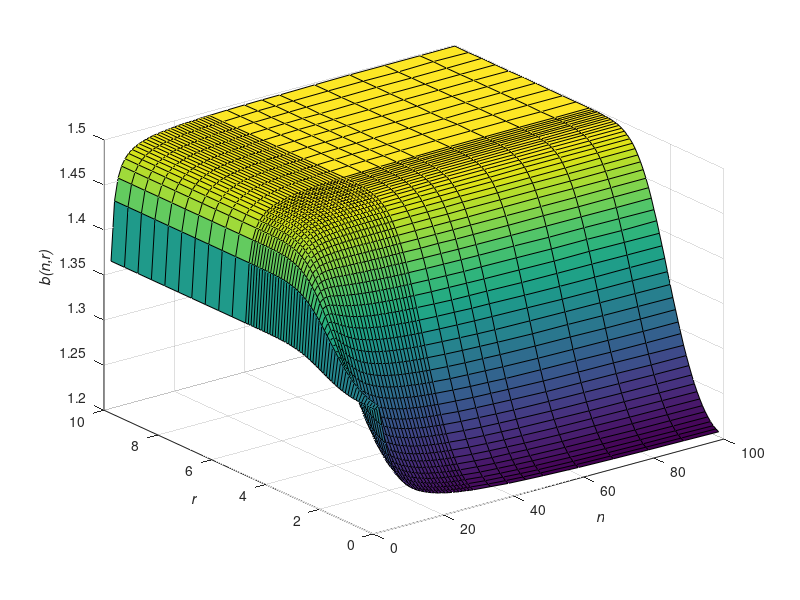

The MATLAB script that drew this image:
clear all
close all
clc

load('optimal_brn_25reps_FINAL.mat');

[rr,nn] = meshgrid(double(n),r_values);

figure(1)
surf(rr,nn,squeeze(mean(brn_matrix,1)));
xlabel('\it{n}');
ylabel('\it{r}');
zlabel('\it{b(n,r)}');


